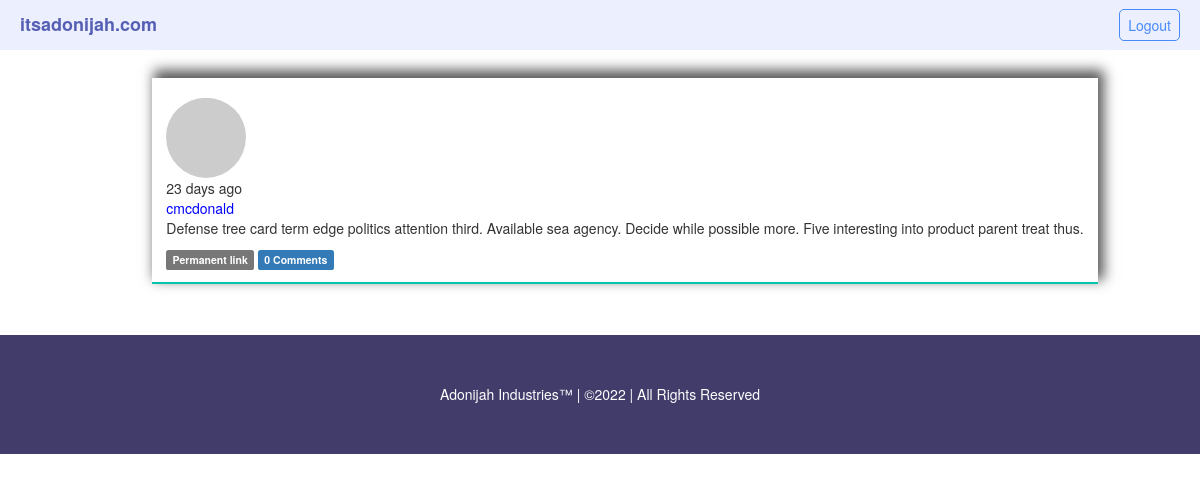
The app's page /post/34 (signed in) with its own data.
### app/models.py (models this page shows, shortened)
class Post(db.Model):
    __tablename__='posts'
    id=db.Column(db.Integer,primary_key=True)
    body=db.Column(db.Text)
    timestamp=db.Column(db.DateTime,index=True,default=datetime.utcnow)
    body_html=db.Column(db.Text)
    author_id=db.Column(db.Integer,db.ForeignKey('users.id'))
    comments=db.relationship('Comment',backref='post',lazy='dynamic')

class User(UserMixin,db.Model):
    __tablename__='users'
    id=db.Column(db.Integer,primary_key=True,autoincrement=True)
    email=db.Column(db.String(64),unique=True,index=True)
    username=db.Column(db.String(64),unique=True,index=True)
    password_hash=db.Column(db.String(128))
    confirmed=db.Column(db.Boolean,default=False)
    name=db.Column(db.String(64))
    profile=db.Column(db.String(20),nullable=True)
    location=db.Column(db.String(64))
    about_me=db.Column(db.Text())
    member_since=db.Column(db.DateTime(),default=datetime.utcnow)
    last_seen=db.Column(db.DateTime(),default=datetime.utcnow)
    avatar_hash=db.Column(db.String(64))
    role_id=db.Column(db.Integer,db.ForeignKey('roles.id'))
    posts=db.relationship('Post',backref='author',lazy='dynamic')
    followed=db.relationship('Follow',foreign_keys=[Follow.follower_id],backref=db.backref('follower', lazy='joined'), lazy='dynamic', cascade='all, delete-orphan')
    followers = db.relationship('Follow', foreign_keys=[Follow.followed_id], backref=db.backref('followed', lazy='joined'), lazy='dynamic', cascade='all, delete-orphan')
    comments=db.relationship('Comment',backref='author',lazy='dynamic')
    @property
    def password(self):
        raise AttributeError('Password is not a readable attribute')
    def can(self,perm):
        return self.role is not None and self.role.has_permission(perm)
    def is_administrator(self):
        return self.can(Permission.ADMIN)
    def ping(self):
        self.last_seen=datetime.utcnow()
        db.session.add(self)
        db.session.commit()
    def gravatar(self,size=100,default='identicon',rating='g'):
        if request.is_secure:
            url = 'https://secure.gravatar.com/avatar'
        else:
            url = 'http://www.gravatar.com/avatar'
        hash = hashlib.md5(self.email.lower().encode('utf-8')).hexdigest()
        return '{url}/{hash}?s={size}&d={default}&r={rating}'.format(url=url, hash=hash, size=size, default=default, rating=rating)

### app/main/views.py (the view, shortened to what this page needs)
@main.route('/post/<int:id>')
def post(id):
    post=Post.query.get_or_404(id)
    form = CommentForm()
    page = request.args.get('page', 1, type=int)
    if page == -1:
        page = (post.comments.count() - 1) // current_app.config['MICROBLOG_COMMENTS_PER_PAGE'] + 1
    pagination = post.comments.order_by(Comment.timestamp.asc()).paginate(page,per_page=current_app.config['MICROBLOG_COMMENTS_PER_PAGE'], error_out=False)
    comments = pagination.items
    return render_template('post.html', posts=[post], form=form,comments=comments, pagination=pagination)

### app/main/__init__.py (called while the page is built)
@main.app_context_processor
def inject_permission():
    return dict(Permission=Permission)

### app/main/views.py (called while the page is built)
@main.after_app_request
def after_request(response):
    for query in get_debug_queries():
        if query.duration >= current_app.config['MICROBLOG_SLOW_DB_QUERY_TIME']:
            current_app.logger.warning('Slow query: %s\nParameters: %s\nDuration: %fs\nContext: %s\n'% (query.statement, query.parameters, query.duration, query.context))
    return response

@main.before_app_request
def before_request():
    if current_user.is_authenticated and not current_user.confirmed and request.blueprint !='main' and request.endpoint !='static':
        return redirect(url_for('main.unconfirmed'))

@main.before_app_request
def before_request():
    if current_user.is_authenticated:
        current_user.ping()
        if not current_user.confirmed and request.endpoint and request.blueprint !='main' and request.endpoint != 'static':
            return redirect(url_for('main.unconfirmed'))

### app/models.py (called while the page is built)
@login_manager.user_loader
def load_user(user_id):
    return User.query.get(int(user_id))

### app/templates/post.html (shortened to what this page needs)
{% extends "base.html" %}
{% block content %}
{% include '_posts.html' %}
{{super()}}
{% endblock %}

### app/templates/_posts.html (shortened to what this page needs)
<ul class="posts">
{% for post in posts %}
    <li class="post">
        <div class="profile-thumbnail">
            <a href="{{ url_for('main.user', username=post.author.username) }}"><img class="img-circle profile-thumbnail" src="{{ post.author.gravatar(size=40) }}"></a>
        </div>
        <div class="post-date">
            {{ moment(post.timestamp).fromNow() }}
        </div>
        <div class="post-author">
            <a href="{{ url_for('main.user', username=post.author.username) }}"> {{ post.author.username }}</a>
        </div>
        <div class="post-body">
            {% if post.body_html %}
                {{ post.body_html | safe }}
            {% else %}
                {{ post.body }}
            {% endif %}
            <div class="post-footer">
                <a href="{{ url_for('main.post', id=post.id) }}"><span class="label label-default">Permanent link</span></a>
                <a href="{{ url_for('main.post', id=post.id) }}#comments">
                    <span class="label label-primary">{{ post.comments.count() }} Comments</span>
                </a>
            </div>
        </div>
    </li>
{% endfor %}
</ul>

### app/static/styles/styles.css (style rules this page uses)
:root { box-sizing: border-box; }
body { font: 'Ariel', 'sans-serif'; }
ul { list-style: none; height: 100%; display: flex; align-items: center; justify-content: space-around; }
ul a { color: white; }
ul li { padding: 5px; margin-left: 10px; }
.posts { display: flex; flex-direction: column; justify-content: left; padding-top: 2em; }
.post { max-width: 90%; flex: 1; padding: 1em; align-items: left; border-bottom: 2px solid rgb(7, 197, 172); box-shadow: 4px -6px 12px 2px rgba(0, 0, 0, 0.65); -webkit-box-shadow: 4px -6px 12px 2px rgba(0, 0, 0, 0.65); -moz-box-shadow: 4px -6px 12px 2px rgba(0, 0, 0, 0.65); }
.post-author>a { color: blue !important; }
.profile-thumbnail { margin-right: -5em; padding-top: .2em; }
@media (min-width:560px) { .post { display: flex; flex-direction: column; justify-content: left; } }

### records on screen
Post: timestamp "23 days ago", author.username "cmcdonald", body_html "Defense tree card term edge politics attention third. Available sea agency. Decide while possible more. Five interesting into product parent treat thus.", comments.count "0"
